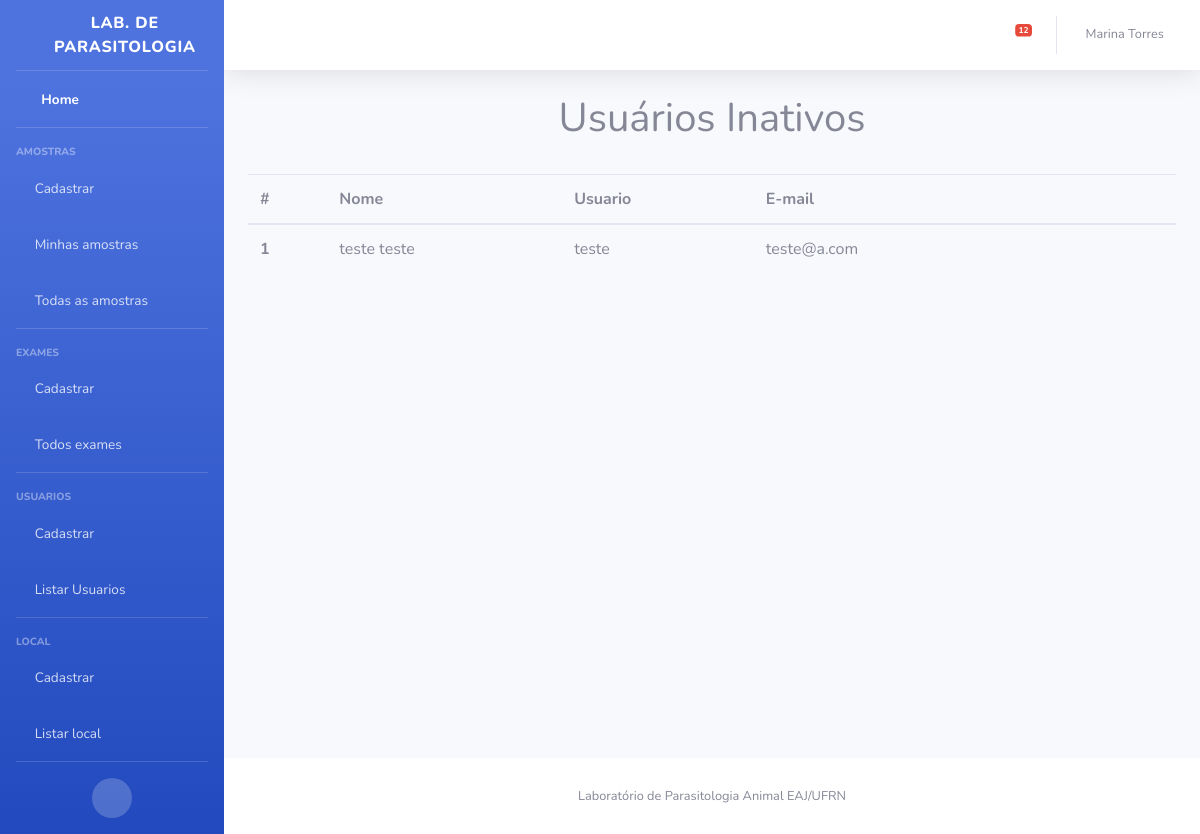
The app's page /usuario/usuariosInativos/ (signed in) with its own data.
### Usuario/models.py (models this page shows)
class User(auth.models.User, auth.models.PermissionsMixin):
    def __str__(self):
        return "{} {}".format(self.first_name, self.last_name)
    class Meta:
        ordering = ['first_name', 'last_name']

### Usuario/views.py (the view)
# urls.py: url('usuariosInativos/', views.usuariosInativos, name='inativos'),
@login_required
def usuariosInativos(request):
    user = User.objects.filter(is_active=False)
    context = {'lista_user':user}
    return render(request, 'Usuario/usuarios_inativos.html', context)

### Amostra/context_processors.py (called while the page is built)
def amostras_pendentes(request):
    if (request.user.is_authenticated):
        amostras = Amostra.objects.filter(
            responsavel=request.user, status=True,
            data_coleta__lte = date.today()- timedelta(days=10))
    else:
        amostras = Amostra.objects.filter(
            status=True,
            data_coleta__lte = date.today()- timedelta(days=10))
    return {
        'amostras_pendentes_count': amostras.count(),
        'amostras_pendentes': amostras.order_by('data_coleta')
    }

### Local/models.py (called while the page is built)
    def __str__(self):
        return self.nome

### templates/Usuario/usuarios_inativos.html (shortened to what this page needs)
{% extends "base.html" %}
{% block arquivos_js_css %}
{% load static %}
{% endblock %}
{% block titulo %}
	  <h1>Usuários Inativos</h1>
{% endblock %}
{% block content %}
    {% if lista_user %}
         <table id="dtBasicExample" class="table" cellspacing="0" width="100%">
          <thead >
            <th scope="col">#</th>
            <th>Nome</th>
            <th>Usuario</th>
            <th>E-mail</th>
            <th></th>
          </thead>
             <tbody>
             {% for user in lista_user %}
                <tr>
                 <th scope="row">{{ forloop.counter }}</th>
                    <td>{{ user }}</td>
                    <td>{{ user.username }}</td>
                    <td>{{ user.email}}</td>
                    <td>
                        <a href="" class="btn btn-danger-outline"
                            data-toggle="modal" data-target="#fm-modal-grid-{{user.pk}}">
                            <i class="fa fa-user-plus" aria-hidden="true" style="color:green"></i>
                        </a>
                    </td>
                </tr>
             {% endfor %}
             </tbody>
         </table>
    {% else %}
         <p>Não há usuários inativos no sistema</p>
    {% endif %}
{% endblock %}

### templates/base.html (shortened to what this page needs)
<!DOCTYPE html>
<html lang="en">
{% load static %}
<head>
  <link href="{% static 'vendor/fontawesome-free/css/all.min.css' %}" rel="stylesheet" type="text/css">
  <link rel="stylesheet" type="text/css" href="{% static 'css/sb-admin-2.css' %}" />
</head>
<body id="page-top">
  <div id="wrapper">
     {% if user.is_authenticated %}
    <ul class="navbar-nav bg-gradient-primary sidebar sidebar-dark accordion" id="accordionSidebar">
      <a class="sidebar-brand d-flex align-items-center justify-content-center" href="index.html">
        <div class="sidebar-brand-icon rotate-n-15">
          <i class="fas fa-microscope"></i>
        </div>
        <div class="sidebar-brand-text mx-3">Lab. de Parasitologia</div>
      </a>
      <hr class="sidebar-divider my-0">
      <li class="nav-item active">
        <a class="nav-link" href="{% url 'amostra:home' %}">
          <i class="fas fa-fw fa-tachometer-alt"></i>
          <span>Home</span></a>
      </li>
      <hr class="sidebar-divider">
      <div class="sidebar-heading">
        Amostras
      </div>
      <li class="nav-item">
        <a class="nav-link collapsed" href="{% url 'amostra:adicionar' %}">
          <i class="fas fa-plus"></i>
          <span>Cadastrar</span>
        </a>
      </li>
      <li class="nav-item">
        <a class="nav-link collapsed" href="#" data-toggle="collapse" data-target="#collapseTwo" aria-expanded="true" aria-controls="collapseTwo">
          <i class="fas fa-vial"></i>
          <span>Minhas amostras</span>
        </a>
      </li>
      <li class="nav-item">
        <a class="nav-link collapsed" href="#" data-toggle="collapse" data-target="#collapseUtilities" aria-expanded="true" aria-controls="collapseUtilities">
          <i class="fas fa-vials"></i>
          <span>Todas as amostras</span>
        </a>
      </li>
      <hr class="sidebar-divider">
      <div class="sidebar-heading">
        Exames
      </div>
      {% if user.is_superuser %}
      <li class="nav-item">
        <a class="nav-link collapsed" href="{% url 'exame:CadastrarExame' %}">
          <i class="fas fa-plus"></i>
          <span>Cadastrar</span>
        </a>
      </li>
      {% endif %}
       <li class="nav-item">
        <a class="nav-link collapsed" href="#" data-toggle="collapse" data-target="#collapseExame" aria-expanded="true" aria-controls="collapseUtilities">
           <i class="fa fa-clipboard-list"></i>
          <span>Todos exames</span>
        </a>
      </li>
      {% if user.is_superuser %}
       <hr class="sidebar-divider">
       <div class="sidebar-heading">
        Usuarios
      </div>
      <li class="nav-item">
        <a class="nav-link collapsed" href="{% url 'usuario:cadastrar' %}">
          <i class="fas fa-plus"></i>
          <span>Cadastrar</span>
        </a>
      </li>
      <li class="nav-item">
        <a class="nav-link collapsed" href="#" data-toggle="collapse" data-target="#collapseUser" aria-expanded="true" aria-controls="collapseUtilities">
          <i class="fas fa-users"></i>
          <span>Listar Usuarios</span>
        </a>
      </li>
       <hr class="sidebar-divider">
      <div class="sidebar-heading">
        Local
      </div>
      <li class="nav-item">
        <a class="nav-link collapsed" href="{% url 'local:cadastrarLocal' %}">
          <i class="fas fa-plus"></i>
          <span>Cadastrar</span>
        </a>
      </li>
      <li class="nav-item">
        <a class="nav-link collapsed" href="{% url 'local:listarLocal' %}">
          <i class="fa fa-clipboard-list"></i>
          <span>Listar local</span>
        </a>
      </li>
      {% endif %}
      <hr class="sidebar-divider d-none d-md-block">
      <div class="text-center d-none d-md-inline">
        <button class="rounded-circle border-0" id="sidebarToggle"></button>
      </div>
    </ul>
    <div id="content-wrapper" class="d-flex flex-column">
      <div id="content">
        <nav class="navbar navbar-expand navbar-light bg-white topbar mb-4 static-top shadow">
          <ul class="navbar-nav ml-auto">
            <li class="nav-item dropdown no-arrow mx-1">
              <a class="nav-link dropdown-toggle" href="#" id="alertsDropdown" role="button" data-toggle="dropdown" aria-haspopup="true" aria-expanded="false">
                <i class="fas fa-bell fa-fw"></i>
                <span class="badge badge-danger badge-counter">{{ amostras_pendentes_count }}</span>
              </a>
            </li>
            <li class="nav-item dropdown no-arrow">
              <a class="nav-link dropdown-toggle" href="#" id="userDropdown" role="button" data-toggle="dropdown" aria-haspopup="true" aria-expanded="false">
                <span class="mr-2 d-none d-lg-inline text-gray-600 small">{{user.first_name}} {{user.last_name}}</span>
              </a>
            </li>
          </ul>
        </nav>
        {% endif %}
        <div class="container-fluid">
          <div class="d-sm-flex align-items-center justify-content-between mb-4">
            <h1 class="h3 mb-0 text-gray-800">
              {% block titulo %}
              {% endblock %}
            </h1>
          </div>
          {% block content %}{% endblock %}
        </div>
      </div>
      <footer class="sticky-footer bg-white">
        <div class="container my-auto">
          <div class="copyright text-center my-auto">
            <span> Laboratório de Parasitologia Animal EAJ/UFRN</span>
          </div>
        </div>
      </footer>
    </div>
  </div>
</body>
</html>

### records on screen
User: last_name "teste teste", username "teste", email "teste@a.com"

### other values on screen
{{ amostras_pendentes_count }} "12"
{{ user.first_name }} "Marina"
{{ user.last_name }} "Torres"
